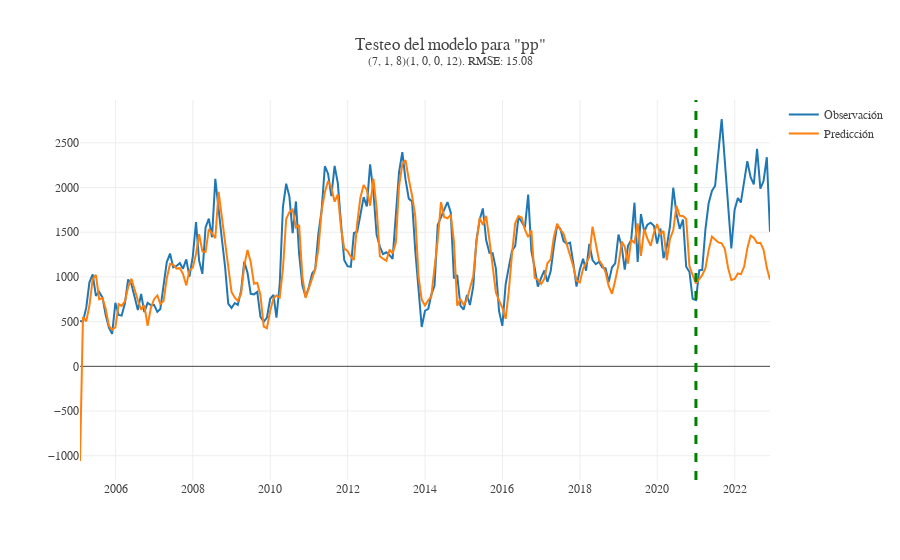

The notebook cell this image was saved under:
### Code cell
fitted = train_model_pp.fit(disp=False)
order_main = MODEL_ORDERS["pp"]["order"]
seasonal_order_main = MODEL_ORDERS["pp"]["seasonal_order"]
forecast_train = fitted.forecast(months_for_test, exog = X_new_train)
forecast_train = pd.concat([fitted.fittedvalues, forecast_train])
obs_pred_df = pd.DataFrame({"observado":y_test,
                            "prediccion": forecast_train})
RMSE = round(math.sqrt(mean_squared_error(obs_pred_df["observado"], obs_pred_df["prediccion"])), 2)
plot_predicc_obs_exog = go.Figure()
plot_predicc_obs_exog.add_trace(go.Scatter(x=y_test.index, y = y_test, name = "Observación"))
plot_predicc_obs_exog.add_trace(go.Scatter(x=obs_pred_df.index, y = obs_pred_df["prediccion"], name = "Predicción"))
plot_predicc_obs_exog.add_vline(x = obs_pred_df.index[-months_for_test], line_width=3, line_dash="dash", line_color="green")
plot_predicc_obs_exog.update_layout(template = None, title_text =f"Testeo del modelo para \"{'pp'}\"<br><sup>{order_main}{seasonal_order_main}. RMSE: {RMSE}",
font_family = "georgia")
plot_predicc_obs_exog.write_image("./output/testeo_exog_sarimax/testeo_endog_sarimax_pp.pdf")
plot_predicc_obs_exog.show()

### Figure 1 — Plotly figure (JSON) as saved in the notebook; plotly's stock layout.template omitted (floating-point values rounded to 4 significant figures; data arrays with more than 128 entries replaced by an {"elided": "..."} marker saying what was removed)
{"data": [{"name": "Observación", "type": "scatter", "x": {"elided": "215 str values"}, "y": {"elided": "215 float values"}}, {"name": "Predicción", "type": "scatter", "x": {"elided": "215 str values"}, "y": {"elided": "215 float values"}}], "layout": {"font": {"family": "georgia"}, "shapes": [{"line": {"color": "green", "dash": "dash", "width": 3}, "type": "line", "x0": "2020-12-31T00:00:00", "x1": "2020-12-31T00:00:00", "xref": "x", "y0": 0, "y1": 1, "yref": "y domain"}], "title": {"text": "Testeo del modelo para \"pp\"<br><sup>(7, 1, 8)(1, 0, 0, 12). RMSE: 15.08"}}}
